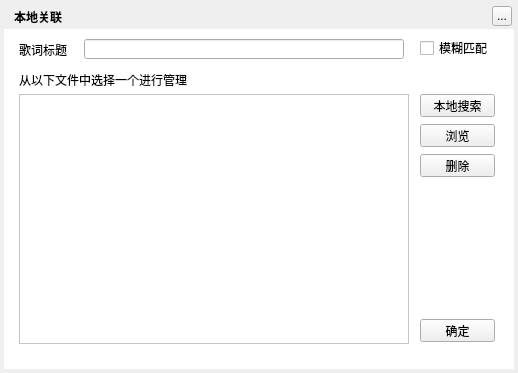
<?xml version="1.0" encoding="UTF-8"?>
<ui version="4.0">
 <class>MusicLrcLocalLinkWidget</class>
 <widget class="QWidget" name="MusicLrcLocalLinkWidget">
  <property name="geometry">
   <rect>
    <x>0</x>
    <y>0</y>
    <width>518</width>
    <height>373</height>
   </rect>
  </property>
  <property name="windowTitle">
   <string>本地关联</string>
  </property>
  <widget class="QLabel" name="background">
   <property name="geometry">
    <rect>
     <x>4</x>
     <y>4</y>
     <width>510</width>
     <height>365</height>
    </rect>
   </property>
   <property name="text">
    <string/>
   </property>
  </widget>
  <widget class="QLabel" name="topTitleName">
   <property name="geometry">
    <rect>
     <x>14</x>
     <y>4</y>
     <width>220</width>
     <height>25</height>
    </rect>
   </property>
   <property name="styleSheet">
    <string notr="true">color:&quot;#FFFFFF&quot;;font-weight:bold</string>
   </property>
   <property name="text">
    <string>本地关联</string>
   </property>
  </widget>
  <widget class="QToolButton" name="topTitleCloseButton">
   <property name="geometry">
    <rect>
     <x>492</x>
     <y>6</y>
     <width>20</width>
     <height>20</height>
    </rect>
   </property>
   <property name="text">
    <string>...</string>
   </property>
  </widget>
  <widget class="QWidget" name="backgroundMask" native="true">
   <property name="geometry">
    <rect>
     <x>4</x>
     <y>29</y>
     <width>510</width>
     <height>340</height>
    </rect>
   </property>
   <property name="styleSheet">
    <string notr="true">background:white;</string>
   </property>
  </widget>
  <widget class="QLabel" name="label">
   <property name="geometry">
    <rect>
     <x>19</x>
     <y>42</y>
     <width>60</width>
     <height>15</height>
    </rect>
   </property>
   <property name="text">
    <string>歌词标题</string>
   </property>
  </widget>
  <widget class="QLineEdit" name="titleEdit">
   <property name="geometry">
    <rect>
     <x>84</x>
     <y>39</y>
     <width>320</width>
     <height>20</height>
    </rect>
   </property>
  </widget>
  <widget class="MusicLrcLocalLinkTableWidget" name="searchedTable">
   <property name="geometry">
    <rect>
     <x>19</x>
     <y>94</y>
     <width>390</width>
     <height>250</height>
    </rect>
   </property>
   <property name="styleSheet">
    <string notr="true">background:#FFFFFF</string>
   </property>
  </widget>
  <widget class="QPushButton" name="localSearchButton">
   <property name="geometry">
    <rect>
     <x>420</x>
     <y>94</y>
     <width>75</width>
     <height>23</height>
    </rect>
   </property>
   <property name="cursor">
    <cursorShape>PointingHandCursor</cursorShape>
   </property>
   <property name="text">
    <string>本地搜索</string>
   </property>
  </widget>
  <widget class="QPushButton" name="previewButton">
   <property name="geometry">
    <rect>
     <x>420</x>
     <y>124</y>
     <width>75</width>
     <height>23</height>
    </rect>
   </property>
   <property name="cursor">
    <cursorShape>PointingHandCursor</cursorShape>
   </property>
   <property name="text">
    <string>浏览</string>
   </property>
  </widget>
  <widget class="QPushButton" name="commitButton">
   <property name="geometry">
    <rect>
     <x>420</x>
     <y>319</y>
     <width>75</width>
     <height>23</height>
    </rect>
   </property>
   <property name="cursor">
    <cursorShape>PointingHandCursor</cursorShape>
   </property>
   <property name="text">
    <string>确定</string>
   </property>
  </widget>
  <widget class="QCheckBox" name="fuzzyButton">
   <property name="geometry">
    <rect>
     <x>420</x>
     <y>40</y>
     <width>75</width>
     <height>16</height>
    </rect>
   </property>
   <property name="text">
    <string>模糊匹配</string>
   </property>
  </widget>
  <widget class="QLabel" name="label_2">
   <property name="geometry">
    <rect>
     <x>19</x>
     <y>72</y>
     <width>250</width>
     <height>16</height>
    </rect>
   </property>
   <property name="text">
    <string>从以下文件中选择一个进行管理</string>
   </property>
  </widget>
  <widget class="QLabel" name="functionBottomLabel">
   <property name="geometry">
    <rect>
     <x>19</x>
     <y>94</y>
     <width>340</width>
     <height>150</height>
    </rect>
   </property>
   <property name="styleSheet">
    <string notr="true">background:rgb(255,255,255)</string>
   </property>
  </widget>
  <widget class="QPushButton" name="deleteButton">
   <property name="geometry">
    <rect>
     <x>420</x>
     <y>154</y>
     <width>75</width>
     <height>23</height>
    </rect>
   </property>
   <property name="cursor">
    <cursorShape>PointingHandCursor</cursorShape>
   </property>
   <property name="text">
    <string>删除</string>
   </property>
  </widget>
  <zorder>background</zorder>
  <zorder>backgroundMask</zorder>
  <zorder>topTitleName</zorder>
  <zorder>topTitleCloseButton</zorder>
  <zorder>label</zorder>
  <zorder>titleEdit</zorder>
  <zorder>localSearchButton</zorder>
  <zorder>previewButton</zorder>
  <zorder>commitButton</zorder>
  <zorder>fuzzyButton</zorder>
  <zorder>label_2</zorder>
  <zorder>functionBottomLabel</zorder>
  <zorder>searchedTable</zorder>
  <zorder>deleteButton</zorder>
 </widget>
 <customwidgets>
  <customwidget>
   <class>MusicLrcLocalLinkTableWidget</class>
   <extends>QTableWidget</extends>
   <header>musiclrclocallinkwidget.h</header>
  </customwidget>
 </customwidgets>
 <resources/>
 <connections/>
</ui>
